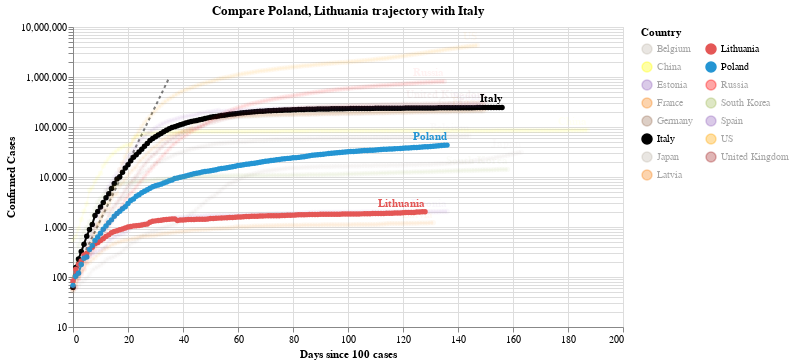

Notebook code cell kept with this figure:
### Code cell
#hide_input
chart2 = make_since_chart(dff2, ['Poland', 'Lithuania'], baseline_countries)
chart2

### Figure 1 — Vega-Lite specification as saved in the notebook (floating-point values rounded to 4 significant figures; data arrays with more than 128 entries replaced by an {"elided": "..."} marker saying what was removed)
{"config": {"view": {"continuousWidth": 400, "continuousHeight": 300}}, "layer": [{"data": {"name": "data-628230001892d6798b50651be41d1b3e"}, "mark": {"type": "line", "color": "black", "opacity": 0.5, "strokeDash": [3, 3]}, "encoding": {"x": {"type": "quantitative", "field": "Days since 100 cases"}, "y": {"type": "quantitative", "field": "Confirmed Cases"}}}, {"data": {"name": "data-f1155a2a20bc94c6598337dbb0eb55af"}, "mark": {"type": "line", "point": true}, "encoding": {"color": {"type": "nominal", "field": "Country", "legend": {"columns": 2}, "scale": {"domain": ["Belgium", "China", "Estonia", "France", "Germany", "Italy", "Japan", "Latvia", "Lithuania", "Poland", "Russia", "South Korea", "Spain", "US", "United Kingdom"], "range": ["#C1B7AD", "yellow", "#9467bd", "#F58518", "#9D755D", "black", "#C1B7AD", "#F58518", "#E45756", "#2495D3", "red", "#A1BA59", "#9467bd", "orange", "brown"]}}, "opacity": {"condition": {"value": 1, "selection": "selector010"}, "value": 0.05}, "tooltip": [{"type": "nominal", "field": "Country"}, {"type": "temporal", "field": "Date"}, {"type": "quantitative", "field": "Confirmed Cases"}, {"type": "quantitative", "field": "Days since 100 cases"}], "x": {"type": "quantitative", "field": "Days since 100 cases"}, "y": {"type": "quantitative", "field": "Confirmed Cases", "scale": {"type": "log"}}}, "selection": {"selector010": {"type": "multi", "fields": ["Country"], "bind": "legend", "init": [{"Country": "Poland"}, {"Country": "Lithuania"}, {"Country": "Italy"}]}}, "width": 550}, {"data": {"name": "data-f1155a2a20bc94c6598337dbb0eb55af"}, "mark": {"type": "text", "align": "right", "dy": -8, "fontWeight": "bold"}, "encoding": {"color": {"type": "nominal", "field": "Country", "legend": {"columns": 2}, "scale": {"domain": ["Belgium", "China", "Estonia", "France", "Germany", "Italy", "Japan", "Latvia", "Lithuania", "Poland", "Russia", "South Korea", "Spain", "US", "United Kingdom"], "range": ["#C1B7AD", "yellow", "#9467bd", "#F58518", "#9D755D", "black", "#C1B7AD", "#F58518", "#E45756", "#2495D3", "red", "#A1BA59", "#9467bd", "orange", "brown"]}}, "opacity": {"condition": {"value": 1, "selection": "selector010"}, "value": 0.05}, "text": {"type": "nominal", "field": "Country"}, "tooltip": [{"type": "nominal", "field": "Country"}, {"type": "temporal", "field": "Date"}, {"type": "quantitative", "field": "Confirmed Cases"}, {"type": "quantitative", "field": "Days since 100 cases"}], "x": {"type": "quantitative", "field": "Days since 100 cases"}, "y": {"type": "quantitative", "field": "Confirmed Cases", "scale": {"type": "log"}}}, "transform": [{"filter": "(datum['Date'] >= 1595808000000)"}], "width": 550}], "title": "Compare Poland, Lithuania trajectory with Italy", "$schema": "https://vega.github.io/schema/vega-lite/v4.0.2.json", "datasets": {"data-628230001892d6798b50651be41d1b3e": [{"Days since 100 cases": 0, "Confirmed Cases": 100.0}, {"Days since 100 cases": 1, "Confirmed Cases": 130.0}, {"Days since 100 cases": 2, "Confirmed Cases": 169.0}, {"Days since 100 cases": 3, "Confirmed Cases": 219.7}, {"Days since 100 cases": 4, "Confirmed Cases": 285.6}, {"Days since 100 cases": 5, "Confirmed Cases": 371.3}, {"Days since 100 cases": 6, "Confirmed Cases": 482.7}, {"Days since 100 cases": 7, "Confirmed Cases": 627.5}, {"Days since 100 cases": 8, "Confirmed Cases": 815.7}, {"Days since 100 cases": 9, "Confirmed Cases": 1060.0}, {"Days since 100 cases": 10, "Confirmed Cases": 1379.0}, {"Days since 100 cases": 11, "Confirmed Cases": 1792.0}, {"Days since 100 cases": 12, "Confirmed Cases": 2330.0}, {"Days since 100 cases": 13, "Confirmed Cases": 3029.0}, {"Days since 100 cases": 14, "Confirmed Cases": 3937.0}, {"Days since 100 cases": 15, "Confirmed Cases": 5119.0}, {"Days since 100 cases": 16, "Confirmed Cases": 6654.0}, {"Days since 100 cases": 17, "Confirmed Cases": 8650.0}, {"Days since 100 cases": 18, "Confirmed Cases": 11250.0}, {"Days since 100 cases": 19, "Confirmed Cases": 14620.0}, {"Days since 100 cases": 20, "Confirmed Cases": 19000.0}, {"Days since 100 cases": 21, "Confirmed Cases": 24710.0}, {"Days since 100 cases": 22, "Confirmed Cases": 32120.0}, {"Days since 100 cases": 23, "Confirmed Cases": 41750.0}, {"Days since 100 cases": 24, "Confirmed Cases": 54280.0}, {"Days since 100 cases": 25, "Confirmed Cases": 70560.0}, {"Days since 100 cases": 26, "Confirmed Cases": 91730.0}, {"Days since 100 cases": 27, "Confirmed Cases": 119300.0}, {"Days since 100 cases": 28, "Confirmed Cases": 155000.0}, {"Days since 100 cases": 29, "Confirmed Cases": 201500.0}, {"Days since 100 cases": 30, "Confirmed Cases": 262000.0}, {"Days since 100 cases": 31, "Confirmed Cases": 340600.0}, {"Days since 100 cases": 32, "Confirmed Cases": 442800.0}, {"Days since 100 cases": 33, "Confirmed Cases": 575600.0}, {"Days since 100 cases": 34, "Confirmed Cases": 748300.0}, {"Days since 100 cases": 35, "Confirmed Cases": 972800.0}], "data-f1155a2a20bc94c6598337dbb0eb55af": {"elided": "2233 records"}}}
